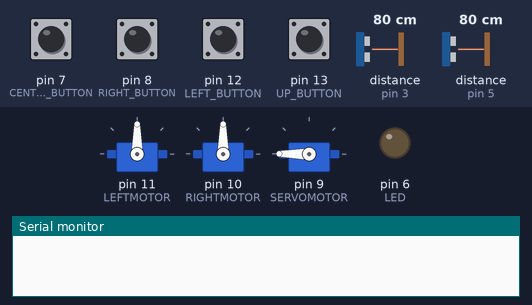
Recording of a sketch running on a simulated Arduino Uno, built with avr-gcc and run on an emulated ATmega328P. Shown: 3 × servo, output pins drawn as LEDs (lit = HIGH), the last lines printed to the serial monitor. Dashed ring = blinking. The inputs (shaded band) are chosen by the test bench; at power-on: pin 7 (CENTER_BUTTON), pin 8 (RIGHT_BUTTON), pin 12 (LEFT_BUTTON), pin 13 (UP_BUTTON) LOW, distance to the obstacle (sensors on pin 3, pin 5) 80 cm. The echo pulse lasts 58.3 µs per cm; pins used as bus, display or sensor lines are not drawn.

Above: at 1.3 s.
1.4 s: pin 7 (CENTER_BUTTON) pulled HIGH for 0.15 s
At 1.55 s:
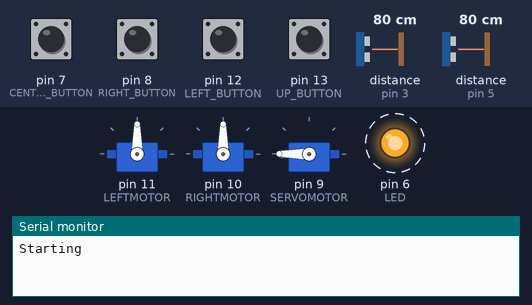
4.5 s: pin 8 (RIGHT_BUTTON) pulled HIGH for 0.15 s
At 7.3 s:
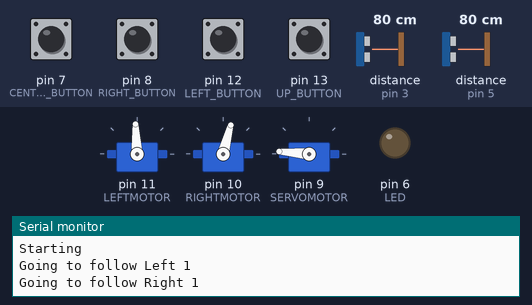
Timing chart, 0 to 22.5 s (numbered marks = the images above; inputs shaded):
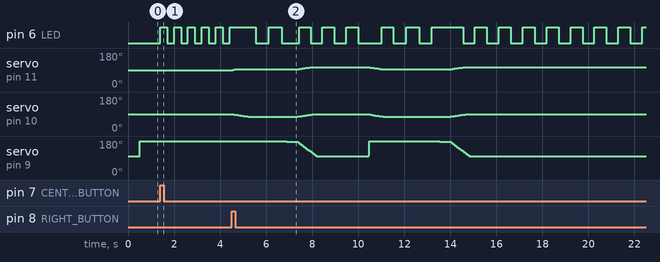

Measured:
- after the input at 1.4 s, pin 6 (LED): alternates HIGH for 0.30 s and LOW for 0.30 s, starting at once

The sketch:

CHARRETTE.ino
```cpp
#define LEFTMOTOR 11    //gauche
#define RIGHTMOTOR 10   //milieu
#define SERVOMOTOR 9    //droite

#define TRIG 4        //capteur de droite branché a gauche
#define ECHO 5
#define TRIG2 2       //capteur de gauche branché sur l'extremité
#define ECHO2 3

#define LED 6
#define LEFT_BUTTON 12
#define CENTER_BUTTON 7
#define RIGHT_BUTTON 8
#define UP_BUTTON 13
#define nMesureDistance 5
#define keepDistanceG 4
#define keepDistanceD 6

#include "newControls.h"

/**
 * Unimplemented idea:
 * We wanted to make the robot detect corners, and the idea was that the robot is "pre-programmable" such that detecting
 * a corner would make it either follow the left or the right wall, based on how it was programmed. This would in most
 * scenarios work, if there are walls around all the time, but would possibly fail if the robot started in a box where
 * no wall are in the vicinity.
*/

const int limitNoWall = 13; // If a sensor detects something further than "limitNoWall" cm away, it means there's a door

//const int directions[] = ''

//ew global variables
long distanceReadUpdate;
long ledupdate;

bool launched = false;
bool ledState = false;

enum MenuResult
{
  shortLeft,
  shortRight,
  shortForward,
  shortMid,
  longLeft,
  longRight,
  longForward,
  longMid
};

void setup() {

  //initialise pins for input or output
  pinMode(LEFTMOTOR, OUTPUT);
  pinMode(RIGHTMOTOR, OUTPUT);
  pinMode(SERVOMOTOR, OUTPUT);

  pinMode(TRIG, OUTPUT);
  pinMode(ECHO, INPUT);
  pinMode(TRIG2, OUTPUT);
  pinMode(ECHO2, INPUT);

  pinMode(LED, OUTPUT);

  pinMode(LEFT_BUTTON, INPUT);
  pinMode(CENTER_BUTTON, INPUT);
  pinMode(RIGHT_BUTTON, INPUT);
  pinMode(UP_BUTTON, INPUT);

  //create motors and attach their respective pins
  motorL.attach(LEFTMOTOR);
  motorR.attach(RIGHTMOTOR);
  servoMotor.attach(SERVOMOTOR);

  //position/stop motors, wave ;)
  motorR.write(90);
  motorL.write(90);
  digitalWrite(LED, LOW);
  servoMotor.write(frontPosition);
  delay(500);
  servoMotor.write(leftPosition);

  //initialise serial communication with the pc
  Serial.begin(9600);

  //initialise timer variables to current time
  distanceReadUpdate = millis();
  ledupdate = millis();

  // Wait for button to start
  while(!(digitalRead(CENTER_BUTTON) || launched));
  Serial.println("Starting");
  launched = true;
}

/**
 * This function toggles the LED on or off
*/
void toggle_led() {
  ledState = !ledState;
  digitalWrite(LED, ledState);
}

/**
 * This function checks the inputs of the buttons situated on the robot
*/
void checkPhysicalInput()
{
  int position = leftPosition;
  if(digitalRead(UP_BUTTON)); //goStraight(30000);
  if(digitalRead(LEFT_BUTTON)); //control::followLeft(30000, &position);
  if(digitalRead(RIGHT_BUTTON)) escape();
}

/**
 * This function will likely make the robot escape the labyrinth, if the technology gods approve
*/
void escape()
{
  int movement = 0;
  int lastMovement = movement;

  const int firstStep = 2300;
  const int secondStep = 3500;
  const int thirdStep = 3000;
  const int forthStep = 10000;
  int servoPosition = leftPosition;

  int lmotorSpeed = motorStopL;
  int rmotorSpeed = motorStopR;

  long time = millis();

  Serial.println("Going to follow Left 1");
  control::followLeft(firstStep, &servoPosition, &lmotorSpeed, &rmotorSpeed);
  Serial.println("Going to follow Right 1");
  control::followRight(secondStep, &servoPosition, &lmotorSpeed, &rmotorSpeed);
  Serial.println("Going to follow Left 2");
  control::followLeft(thirdStep, &servoPosition, &lmotorSpeed, &rmotorSpeed);
  Serial.println("Going to follow Right 2");
  control::followRight(forthStep, &servoPosition, &lmotorSpeed, &rmotorSpeed);
  Serial.println("Finished !");

  /*
  while(time + firstStep < millis())
  {
    control::followLeft(actionTimer, lastRightActions, lastActionsSize, &actionRightIndex);
  }
  time = millis();
  while(time + secondStep < millis())
  {
    control::followRight(actionTimer, lastRightActions, lastActionsSize, &actionRightIndex);
  }
  time = millis();
  while(time + thirdStep < millis())
  {
    control::followLeft(actionTimer, lastRightActions, lastActionsSize, &actionRightIndex);
  }
  time = millis();
  while(time + forthStep < millis())
  {
    control::followRight(actionTimer, lastRightActions, lastActionsSize, &actionRightIndex);
  }
  */
}


/*void waitMenuInput(int *result)
{
  while(false);

  //if multiple buttons are pressed, we acknowledge the first button pressed, we ignore the rest
  if(digitalRead(UP_BUTTON));
  if(digitalRead(LEFT_BUTTON)) followRight(20000);
  if(digitalRead(RIGHT_BUTTON)) followLeft(20000);
}

void menu()
{
  //stop wheels
  motorR.write(90);
  motorL.write(90);
  int result;

  //long hold left or right button will follow the wall to the left or the right.
  waitMenuInput(&result);
  switch(result)
  {
    case MenuResult::longLeft:
      followLeftWall(300);
      break;
    case MenuResult::longRight:
      followRightWall(300);
      break;
  }
}

void checkConsoleInput()
{
  int incomingByte = 0;
  if (Serial.available() > 0) {
    // read the incoming byte:
    incomingByte = Serial.read();

    // say what you got:
    Serial.print("I received: ");
    Serial.println(incomingByte, DEC);
  }
  if(incomingByte == 10) return;
  if(incomingByte == 119) followLeftWall(20000);
  if(incomingByte == 97) turnLeft();
  if(incomingByte == 100) turnRight();
}*/

void loop()
{
  /*
  if(distanceReadUpdate + 500 < millis())
  {
    distanceReadUpdate = millis();

    Serial.println("======= New mesures =======");
    printDistances();
    Serial.println();
  }
  */

  if(ledupdate + 300 < millis())
  {
    ledupdate = millis();
    toggle_led();
  }

  checkPhysicalInput();
  //checkConsoleInput();

}
```

Source omitted: newControls.h (16667 bytes)
